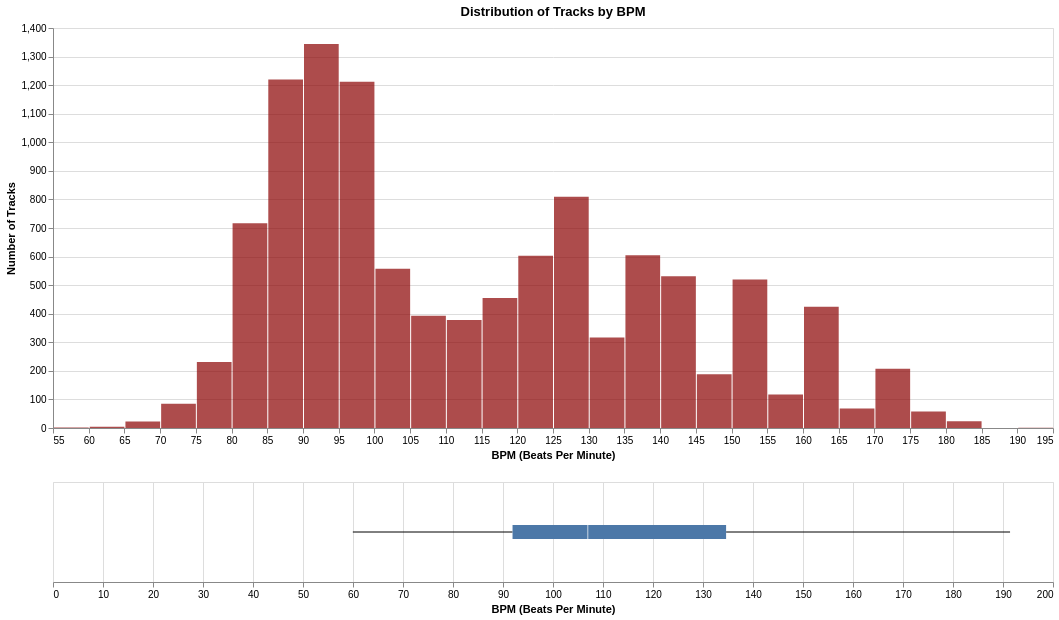

The notebook cell saved with this chart:
### Markdown cell above
while the other tracks have reasonable bmp values, Madtadone 2015 by MadMan have an error value which will be set to NaN

### Code cell
condition = (df['id'] == 'TR591502')
print("removed error track:")
display(df[condition][['id', 'title', 'name_artist', 'bpm']])
df.loc[condition, 'bpm'] = np.nan

chart_data = df[['bpm']].dropna().copy()
chart_data['bpm'] = pd.to_numeric(chart_data['bpm'])

histogram_chart = alt.Chart(chart_data).mark_bar(
    color='darkred', 
    opacity=0.7,
    tooltip=True
).encode(
    x=alt.X('bpm', bin=alt.Bin(maxbins=40), title='BPM (Beats Per Minute)'),
    y=alt.Y('count()', title='Number of Tracks')
).properties(
    title='Distribution of Tracks by BPM',
    width=1000,
    height=400
)

boxplot_chart = alt.Chart(chart_data).mark_boxplot().encode(
    x=alt.X('bpm', title='BPM (Beats Per Minute)'),
    tooltip=[
        alt.Tooltip('min(bpm)', title='Min BPM'),
        alt.Tooltip('q1(bpm)', title='Q1 BPM'),
        alt.Tooltip('median(bpm)', title='Median BPM'),
        alt.Tooltip('q3(bpm)', title='Q3 BPM'),
        alt.Tooltip('max(bpm)', title='Max BPM')
    ]
).properties(width=1000, height=100)

final_chart = histogram_chart & boxplot_chart
display(final_chart)

### Figure 1 — Vega specification as saved in the notebook (floating-point values rounded to 4 significant figures)
{"$schema": "https://vega.github.io/schema/vega/v5.json", "data": [{"name": "source_0"}, {"name": "data_0", "values": [{"__count": 605, "bin_maxbins_40_bpm": 135.0, "bin_maxbins_40_bpm_end": 140.0}, {"__count": 809, "bin_maxbins_40_bpm": 125.0, "bin_maxbins_40_bpm_end": 130.0}, {"__count": 317, "bin_maxbins_40_bpm": 130.0, "bin_maxbins_40_bpm_end": 135.0}, {"__count": 424, "bin_maxbins_40_bpm": 160.0, "bin_maxbins_40_bpm_end": 165.0}, {"__count": 393, "bin_maxbins_40_bpm": 105.0, "bin_maxbins_40_bpm_end": 110.0}, {"__count": 1344, "bin_maxbins_40_bpm": 90.0, "bin_maxbins_40_bpm_end": 95.0}, {"__count": 603, "bin_maxbins_40_bpm": 120.0, "bin_maxbins_40_bpm_end": 125.0}, {"__count": 520, "bin_maxbins_40_bpm": 150.0, "bin_maxbins_40_bpm_end": 155.0}, {"__count": 1212, "bin_maxbins_40_bpm": 95.0, "bin_maxbins_40_bpm_end": 100.0}, {"__count": 531, "bin_maxbins_40_bpm": 140.0, "bin_maxbins_40_bpm_end": 145.0}, {"__count": 557, "bin_maxbins_40_bpm": 100.0, "bin_maxbins_40_bpm_end": 105.0}, {"__count": 378, "bin_maxbins_40_bpm": 110.0, "bin_maxbins_40_bpm_end": 115.0}, {"__count": 717, "bin_maxbins_40_bpm": 80.0, "bin_maxbins_40_bpm_end": 85.0}, {"__count": 1220, "bin_maxbins_40_bpm": 85.0, "bin_maxbins_40_bpm_end": 90.0}, {"__count": 455, "bin_maxbins_40_bpm": 115.0, "bin_maxbins_40_bpm_end": 120.0}, {"__count": 188, "bin_maxbins_40_bpm": 145.0, "bin_maxbins_40_bpm_end": 150.0}, {"__count": 117, "bin_maxbins_40_bpm": 155.0, "bin_maxbins_40_bpm_end": 160.0}, {"__count": 207, "bin_maxbins_40_bpm": 170.0, "bin_maxbins_40_bpm_end": 175.0}, {"__count": 68, "bin_maxbins_40_bpm": 165.0, "bin_maxbins_40_bpm_end": 170.0}, {"__count": 85, "bin_maxbins_40_bpm": 70.0, "bin_maxbins_40_bpm_end": 75.0}, {"__count": 231, "bin_maxbins_40_bpm": 75.0, "bin_maxbins_40_bpm_end": 80.0}, {"__count": 24, "bin_maxbins_40_bpm": 180.0, "bin_maxbins_40_bpm_end": 185.0}, {"__count": 58, "bin_maxbins_40_bpm": 175.0, "bin_maxbins_40_bpm_end": 180.0}, {"__count": 23, "bin_maxbins_40_bpm": 65.0, "bin_maxbins_40_bpm_end": 70.0}, {"__count": 1, "bin_maxbins_40_bpm": 190.0, "bin_maxbins_40_bpm_end": 195.0}, {"__count": 4, "bin_maxbins_40_bpm": 60.0, "bin_maxbins_40_bpm_end": 65.0}, {"__count": 2, "bin_maxbins_40_bpm": 55.0, "bin_maxbins_40_bpm_end": 60.0}]}, {"name": "data_1"}, {"name": "data_2", "values": []}, {"name": "data_3"}, {"name": "data_4", "values": [{"lower_box_bpm": 91.91, "lower_whisker_bpm": 59.97, "max_bpm": 191.4}]}, {"name": "data_5", "values": [{"max_bpm": 191.4, "upper_box_bpm": 134.6, "upper_whisker_bpm": 191.4}]}, {"name": "data_6"}, {"name": "data_7", "values": [{"lower_box_bpm": 91.91, "max_bpm": 191.4, "upper_box_bpm": 134.6}]}, {"name": "data_8", "values": [{"lower_box_bpm": 91.91, "max_bpm": 191.4, "mid_box_bpm": 107.0, "upper_box_bpm": 134.6}]}, {"name": "data_0_concat_0_y_domain___count", "values": [{"min": 1, "max": 1344}]}], "signals": [{"name": "concat_0_bin_maxbins_40_bpm_bins", "value": {"fields": ["bpm"], "fname": "bin_bpm", "start": 55.0, "step": 5.0, "stop": 195.0}}, {"name": "concat_0_height", "value": 400}, {"name": "concat_1_height", "value": 100}], "marks": [{"type": "group", "name": "concat_0_group", "encode": {"update": {"width": {"signal": "width"}, "height": {"signal": "concat_0_height"}}}, "marks": [{"type": "rect", "name": "concat_0_marks", "from": {"data": "data_0"}, "encode": {"update": {"y2": {"value": 0, "scale": "concat_0_y"}, "fill": {"value": "darkred"}, "opacity": {"value": 0.7}, "x": {"field": "bin_maxbins_40_bpm_end", "scale": "concat_0_x", "offset": {"signal": "0.5 + (abs(scale(\"concat_0_x\", datum[\"bin_maxbins_40_bpm_end\"]) - scale(\"concat_0_x\", datum[\"bin_maxbins_40_bpm\"])) < 0.25 ? 0.5 * (0.25 - (abs(scale(\"concat_0_x\", datum[\"bin_maxbins_40_bpm_end\"]) - scale(\"concat_0_x\", datum[\"bin_maxbins_40_bpm\"])))) : -0.5)"}}, "y": {"field": "__count", "scale": "concat_0_y"}, "x2": {"field": "bin_maxbins_40_bpm", "scale": "concat_0_x", "offset": {"signal": "0.5 + (abs(scale(\"concat_0_x\", datum[\"bin_maxbins_40_bpm_end\"]) - scale(\"concat_0_x\", datum[\"bin_maxbins_40_bpm\"])) < 0.25 ? -0.5 * (0.25 - (abs(scale(\"concat_0_x\", datum[\"bin_maxbins_40_bpm_end\"]) - scale(\"concat_0_x\", datum[\"bin_maxbins_40_bpm\"])))) : 0.5)"}}, "tooltip": {"signal": "{\"BPM (Beats Per Minute)\": !isValid(datum[\"bin_maxbins_40_bpm\"]) || !isFinite(+datum[\"bin_maxbins_40_bpm\"]) ? \"null\" : format(datum[\"bin_maxbins_40_bpm\"], \"\") + \" – \" + format(datum[\"bin_maxbins_40_bpm_end\"], \"\"), \"Number of Tracks\": format(datum[\"__count\"], \"\")}"}}}, "style": ["bar"]}], "axes": [{"scale": "concat_0_y", "zindex": 0, "aria": false, "labels": false, "minExtent": 0, "domain": false, "grid": true, "gridScale": "concat_0_x", "maxExtent": 0, "orient": "left", "tickCount": {"signal": "ceil(concat_0_height/40)"}, "ticks": false}, {"scale": "concat_0_x", "grid": false, "labelOverlap": true, "tickCount": {"signal": "ceil(width/10)"}, "orient": "bottom", "labelFlush": true, "title": "BPM (Beats Per Minute)", "zindex": 0}, {"scale": "concat_0_y", "grid": false, "labelOverlap": true, "tickCount": {"signal": "ceil(concat_0_height/40)"}, "zindex": 0, "orient": "left", "title": "Number of Tracks"}], "title": {"text": "Distribution of Tracks by BPM", "frame": "group"}, "style": "cell"}, {"type": "group", "name": "concat_1_group", "encode": {"update": {"width": {"signal": "width"}, "height": {"signal": "concat_1_height"}}}, "signals": [{"name": "height", "update": "concat_1_height"}], "marks": [{"type": "symbol", "name": "concat_1_layer_0_layer_0_marks", "from": {"data": "data_2"}, "encode": {"update": {"opacity": {"value": 0.7}, "stroke": {"value": "#4c78a8"}, "x": {"field": "bpm", "scale": "concat_1_x"}, "fill": {"value": "transparent"}, "y": {"signal": "concat_1_height", "mult": 0.5}}}, "style": ["point", "boxplot-outliers"]}, {"type": "rule", "name": "concat_1_layer_0_layer_1_layer_0_marks", "from": {"data": "data_4"}, "encode": {"update": {"tooltip": {"signal": "format(datum[\"max_bpm\"], \"\")"}, "x": {"field": "lower_whisker_bpm", "scale": "concat_1_x"}, "x2": {"field": "lower_box_bpm", "scale": "concat_1_x"}, "stroke": {"value": "black"}, "y": {"signal": "concat_1_height", "mult": 0.5}}}, "style": ["rule", "boxplot-rule"], "aria": false}, {"type": "rule", "name": "concat_1_layer_0_layer_1_layer_1_marks", "from": {"data": "data_5"}, "encode": {"update": {"stroke": {"value": "black"}, "x2": {"field": "upper_whisker_bpm", "scale": "concat_1_x"}, "y": {"signal": "concat_1_height", "mult": 0.5}, "x": {"field": "upper_box_bpm", "scale": "concat_1_x"}, "tooltip": {"signal": "format(datum[\"max_bpm\"], \"\")"}}}, "style": ["rule", "boxplot-rule"], "aria": false}, {"type": "rect", "name": "concat_1_layer_1_layer_0_marks", "from": {"data": "data_7"}, "encode": {"update": {"x2": {"field": "upper_box_bpm", "scale": "concat_1_x"}, "tooltip": {"signal": "format(datum[\"max_bpm\"], \"\")"}, "fill": {"value": "#4c78a8"}, "yc": {"signal": "concat_1_height", "mult": 0.5}, "height": {"value": 14}, "x": {"field": "lower_box_bpm", "scale": "concat_1_x"}}}, "style": ["bar", "boxplot-box"]}, {"type": "rect", "name": "concat_1_layer_1_layer_1_marks", "from": {"data": "data_8"}, "encode": {"update": {"yc": {"signal": "concat_1_height", "mult": 0.5}, "xc": {"field": "mid_box_bpm", "scale": "concat_1_x"}, "height": {"value": 14}, "width": {"value": 1}, "tooltip": {"signal": "format(datum[\"max_bpm\"], \"\")"}, "opacity": {"value": 0.7}, "fill": [{"value": "#4c78a8", "test": "datum['lower_box_bpm'] >= datum['upper_box_bpm']"}, {"value": "white"}]}}, "style": ["tick", "boxplot-median"], "aria": false}], "axes": [{"scale": "concat_1_x", "maxExtent": 0, "labels": false, "zindex": 0, "aria": false, "minExtent": 0, "domain": false, "tickCount": {"signal": "ceil(width/40)"}, "orient": "bottom", "grid": true, "ticks": false}, {"scale": "concat_1_x", "tickCount": {"signal": "ceil(width/40)"}, "orient": "bottom", "grid": false, "labelFlush": true, "title": "BPM (Beats Per Minute)", "zindex": 0, "labelOverlap": true}], "style": "cell"}], "scales": [{"name": "concat_0_x", "type": "linear", "domain": {"signal": "[concat_0_bin_maxbins_40_bpm_bins.start, concat_0_bin_maxbins_40_bpm_bins.stop]"}, "range": [0, {"signal": "width"}], "bins": {"signal": "concat_0_bin_maxbins_40_bpm_bins"}, "zero": false}, {"name": "concat_0_y", "type": "linear", "domain": [{"signal": "(data(\"data_0_concat_0_y_domain___count\")[0] || {}).min"}, {"signal": "(data(\"data_0_concat_0_y_domain___count\")[0] || {}).max"}], "range": [{"signal": "concat_0_height"}, 0], "zero": true, "nice": true}, {"name": "concat_1_x", "type": "linear", "domain": {"fields": [{"data": "data_2", "field": "bpm"}, {"data": "data_4", "field": "lower_whisker_bpm"}, {"data": "data_4", "field": "lower_box_bpm"}, {"data": "data_5", "field": "upper_box_bpm"}, {"data": "data_5", "field": "upper_whisker_bpm"}, {"data": "data_7", "field": "lower_box_bpm"}, {"data": "data_7", "field": "upper_box_bpm"}, {"data": "data_8", "field": "mid_box_bpm"}]}, "range": [0, {"signal": "width"}], "nice": true, "zero": true}], "layout": {"padding": 20, "columns": 1, "bounds": "full", "align": "each"}, "background": "white", "width": 1000, "padding": 5}
